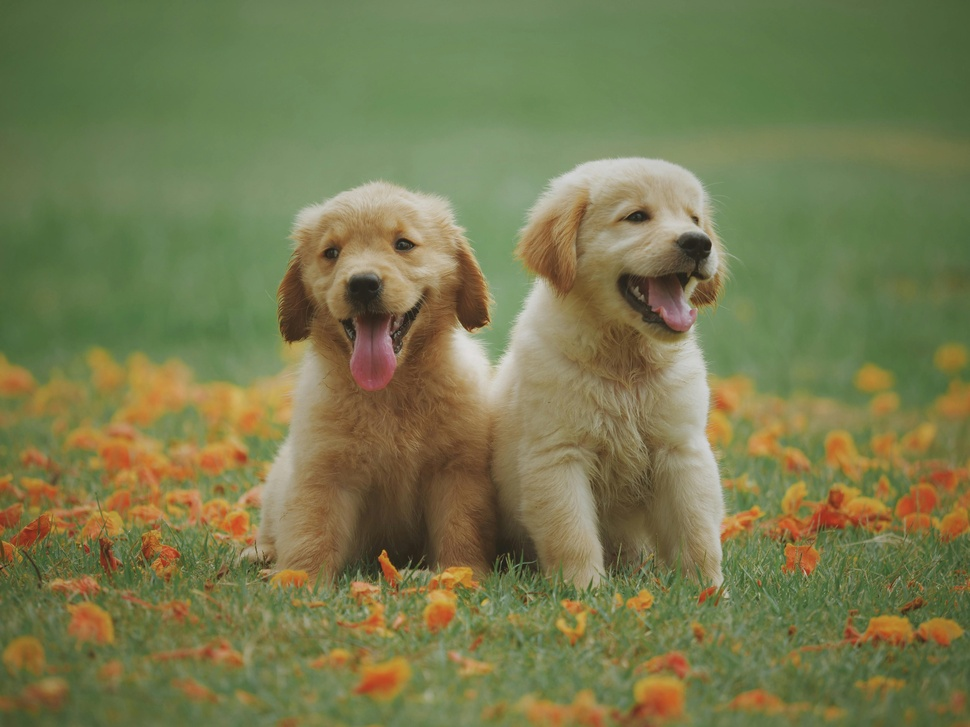
#> input picture gray/dogs.jpeg, 970 x 727 px, shrunk from 5184 x 3888 before the run
$ python read.py
#> lines starting #> are read from the running program, lines starting #| are printed output that depends on the picture; after the words box and inside, x2 and y2 are one past the last pixel; in counts of white or black regions, pixels touching at a corner belong together
import cv2
import matplotlib.pyplot as plt
img=cv2.imread("dogs.jpeg")
#> img is the input picture: shape (727, 970, 3); mean B, G, R 78.3, 122, 119.2
gray=cv2.cvtColor(img,cv2.COLOR_BGR2GRAY)
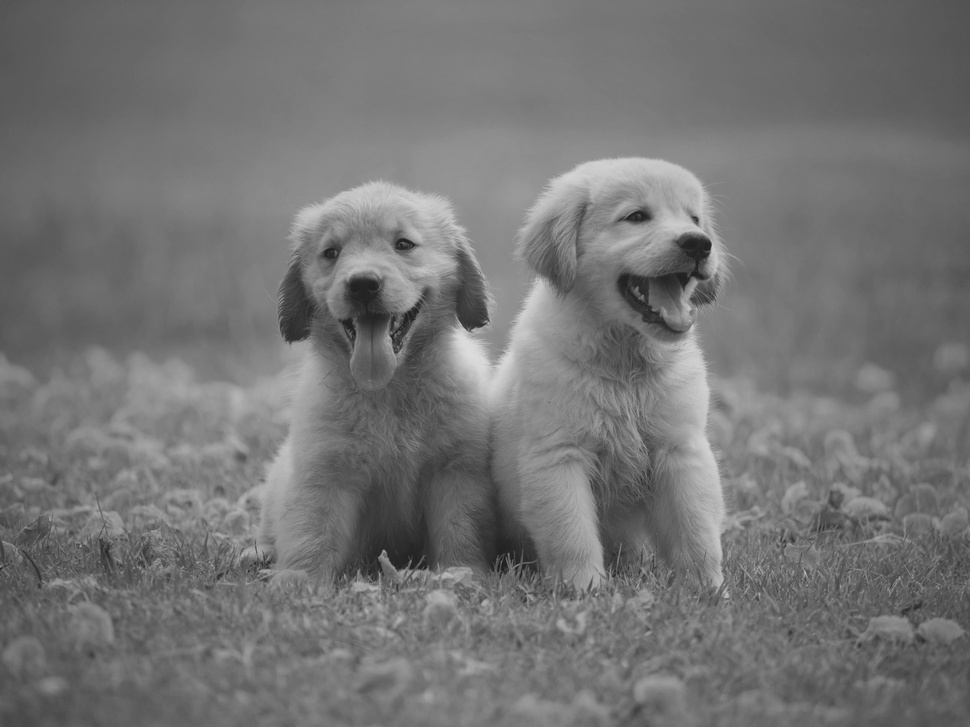
#> gray: shape (727, 970); min 26, max 222, mean 116.1
threshold,thresh=cv2.threshold(gray,0,255,cv2.THRESH_BINARY+cv2.THRESH_OTSU)
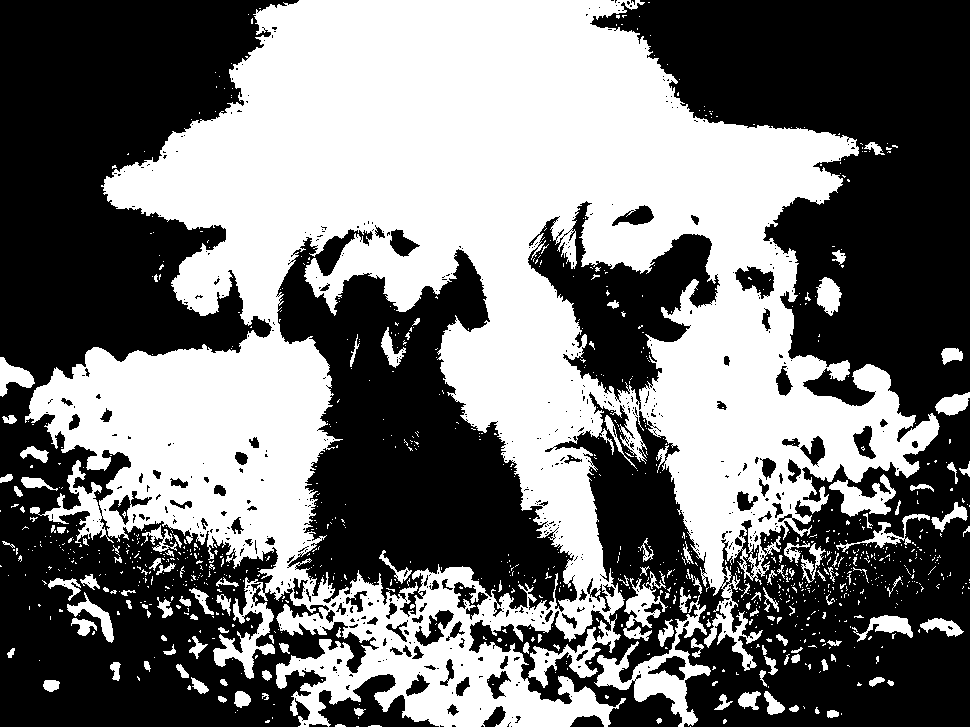
#> thresh: shape (727, 970); 46% white; 1054 white regions (912 under 20 px), largest, box (x1, y1, x2, y2) and area: (25, 0, 940, 727) 300272, (594, 595, 711, 727) 3772, (829, 474, 896, 517) 1328
#> threshold = 117
hist=cv2.calcHist(gray,[0],None,[256],[0,256])
#> hist = 256 values, max 64 at index 126, min 0 at index 0, mean 3.79

plt.plot(hist)
plt.show()
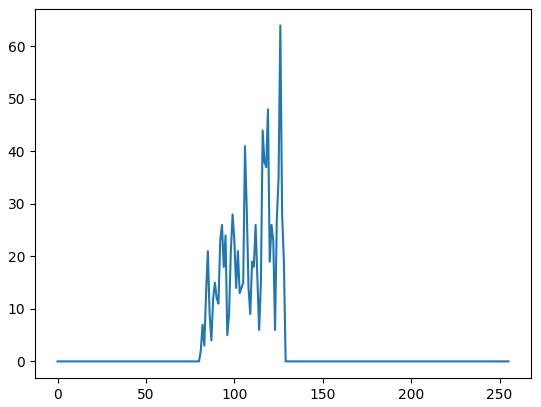
#> figure drawn by matplotlib, 1 panel; curve peaks at x = 126, y = 64
